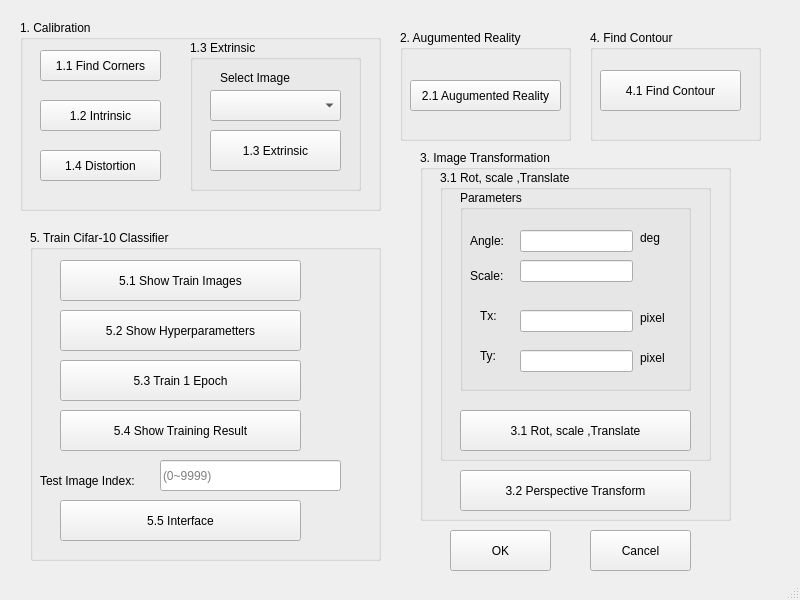
<?xml version="1.0" encoding="UTF-8"?>
<ui version="4.0">
 <class>MainWindow</class>
 <widget class="QMainWindow" name="MainWindow">
  <property name="geometry">
   <rect>
    <x>0</x>
    <y>0</y>
    <width>800</width>
    <height>600</height>
   </rect>
  </property>
  <property name="windowTitle">
   <string>MainWindow</string>
  </property>
  <widget class="QWidget" name="centralwidget">
   <widget class="QGroupBox" name="groupBox">
    <property name="geometry">
     <rect>
      <x>20</x>
      <y>20</y>
      <width>361</width>
      <height>191</height>
     </rect>
    </property>
    <property name="title">
     <string>1. Calibration</string>
    </property>
    <widget class="QPushButton" name="pushButton">
     <property name="geometry">
      <rect>
       <x>20</x>
       <y>30</y>
       <width>121</width>
       <height>31</height>
      </rect>
     </property>
     <property name="text">
      <string>1.1 Find Corners</string>
     </property>
    </widget>
    <widget class="QPushButton" name="pushButton_2">
     <property name="geometry">
      <rect>
       <x>20</x>
       <y>80</y>
       <width>121</width>
       <height>31</height>
      </rect>
     </property>
     <property name="text">
      <string>1.2 Intrinsic</string>
     </property>
    </widget>
    <widget class="QPushButton" name="pushButton_3">
     <property name="geometry">
      <rect>
       <x>20</x>
       <y>130</y>
       <width>121</width>
       <height>31</height>
      </rect>
     </property>
     <property name="text">
      <string>1.4 Distortion</string>
     </property>
    </widget>
    <widget class="QGroupBox" name="groupBox_6">
     <property name="geometry">
      <rect>
       <x>170</x>
       <y>20</y>
       <width>171</width>
       <height>151</height>
      </rect>
     </property>
     <property name="title">
      <string>1.3 Extrinsic</string>
     </property>
     <widget class="QComboBox" name="comboBox">
      <property name="geometry">
       <rect>
        <x>20</x>
        <y>50</y>
        <width>131</width>
        <height>31</height>
       </rect>
      </property>
     </widget>
     <widget class="QPushButton" name="pushButton_4">
      <property name="geometry">
       <rect>
        <x>20</x>
        <y>90</y>
        <width>131</width>
        <height>41</height>
       </rect>
      </property>
      <property name="text">
       <string>1.3 Extrinsic</string>
      </property>
     </widget>
     <widget class="QLabel" name="label_8">
      <property name="geometry">
       <rect>
        <x>30</x>
        <y>30</y>
        <width>101</width>
        <height>16</height>
       </rect>
      </property>
      <property name="text">
       <string>Select Image</string>
      </property>
     </widget>
    </widget>
   </widget>
   <widget class="QGroupBox" name="groupBox_3">
    <property name="geometry">
     <rect>
      <x>590</x>
      <y>30</y>
      <width>171</width>
      <height>111</height>
     </rect>
    </property>
    <property name="title">
     <string>4. Find Contour</string>
    </property>
    <widget class="QPushButton" name="pushButton_5">
     <property name="geometry">
      <rect>
       <x>10</x>
       <y>40</y>
       <width>141</width>
       <height>41</height>
      </rect>
     </property>
     <property name="text">
      <string>4.1 Find Contour</string>
     </property>
    </widget>
   </widget>
   <widget class="QGroupBox" name="groupBox_4">
    <property name="geometry">
     <rect>
      <x>420</x>
      <y>150</y>
      <width>311</width>
      <height>371</height>
     </rect>
    </property>
    <property name="title">
     <string>3. Image Transformation</string>
    </property>
    <widget class="QGroupBox" name="groupBox_8">
     <property name="geometry">
      <rect>
       <x>20</x>
       <y>20</y>
       <width>271</width>
       <height>291</height>
      </rect>
     </property>
     <property name="title">
      <string>3.1 Rot, scale ,Translate</string>
     </property>
     <widget class="QGroupBox" name="groupBox_9">
      <property name="geometry">
       <rect>
        <x>20</x>
        <y>20</y>
        <width>231</width>
        <height>201</height>
       </rect>
      </property>
      <property name="title">
       <string>Parameters</string>
      </property>
      <widget class="QLabel" name="label">
       <property name="geometry">
        <rect>
         <x>10</x>
         <y>30</y>
         <width>51</width>
         <height>41</height>
        </rect>
       </property>
       <property name="text">
        <string>Angle:</string>
       </property>
      </widget>
      <widget class="QLabel" name="label_2">
       <property name="geometry">
        <rect>
         <x>10</x>
         <y>70</y>
         <width>51</width>
         <height>31</height>
        </rect>
       </property>
       <property name="text">
        <string>Scale:</string>
       </property>
      </widget>
      <widget class="QLabel" name="label_3">
       <property name="geometry">
        <rect>
         <x>20</x>
         <y>110</y>
         <width>51</width>
         <height>31</height>
        </rect>
       </property>
       <property name="text">
        <string>Tx:</string>
       </property>
      </widget>
      <widget class="QLabel" name="label_4">
       <property name="geometry">
        <rect>
         <x>20</x>
         <y>150</y>
         <width>51</width>
         <height>31</height>
        </rect>
       </property>
       <property name="text">
        <string>Ty:</string>
       </property>
      </widget>
      <widget class="QLineEdit" name="lineEdit">
       <property name="geometry">
        <rect>
         <x>60</x>
         <y>40</y>
         <width>113</width>
         <height>22</height>
        </rect>
       </property>
      </widget>
      <widget class="QLineEdit" name="lineEdit_2">
       <property name="geometry">
        <rect>
         <x>60</x>
         <y>70</y>
         <width>113</width>
         <height>22</height>
        </rect>
       </property>
      </widget>
      <widget class="QLineEdit" name="lineEdit_3">
       <property name="geometry">
        <rect>
         <x>60</x>
         <y>120</y>
         <width>113</width>
         <height>22</height>
        </rect>
       </property>
      </widget>
      <widget class="QLineEdit" name="lineEdit_4">
       <property name="geometry">
        <rect>
         <x>60</x>
         <y>160</y>
         <width>113</width>
         <height>22</height>
        </rect>
       </property>
      </widget>
      <widget class="QLabel" name="label_5">
       <property name="geometry">
        <rect>
         <x>180</x>
         <y>40</y>
         <width>58</width>
         <height>15</height>
        </rect>
       </property>
       <property name="text">
        <string>deg</string>
       </property>
      </widget>
      <widget class="QLabel" name="label_6">
       <property name="geometry">
        <rect>
         <x>180</x>
         <y>120</y>
         <width>58</width>
         <height>15</height>
        </rect>
       </property>
       <property name="text">
        <string>pixel</string>
       </property>
      </widget>
      <widget class="QLabel" name="label_7">
       <property name="geometry">
        <rect>
         <x>180</x>
         <y>160</y>
         <width>58</width>
         <height>15</height>
        </rect>
       </property>
       <property name="text">
        <string>pixel</string>
       </property>
      </widget>
     </widget>
     <widget class="QPushButton" name="pushButton_7">
      <property name="geometry">
       <rect>
        <x>20</x>
        <y>240</y>
        <width>231</width>
        <height>41</height>
       </rect>
      </property>
      <property name="text">
       <string>3.1 Rot, scale ,Translate</string>
      </property>
     </widget>
    </widget>
    <widget class="QPushButton" name="pushButton_8">
     <property name="geometry">
      <rect>
       <x>40</x>
       <y>320</y>
       <width>231</width>
       <height>41</height>
      </rect>
     </property>
     <property name="text">
      <string>3.2 Perspective Transform</string>
     </property>
    </widget>
   </widget>
   <widget class="QGroupBox" name="groupBox_5">
    <property name="geometry">
     <rect>
      <x>30</x>
      <y>230</y>
      <width>351</width>
      <height>331</height>
     </rect>
    </property>
    <property name="title">
     <string>5. Train Cifar-10 Classifier</string>
    </property>
    <widget class="QPushButton" name="pushButton_11">
     <property name="geometry">
      <rect>
       <x>30</x>
       <y>80</y>
       <width>241</width>
       <height>41</height>
      </rect>
     </property>
     <property name="text">
      <string>5.2 Show Hyperparametters</string>
     </property>
    </widget>
    <widget class="QPushButton" name="pushButton_12">
     <property name="geometry">
      <rect>
       <x>30</x>
       <y>130</y>
       <width>241</width>
       <height>41</height>
      </rect>
     </property>
     <property name="text">
      <string>5.3 Train 1 Epoch</string>
     </property>
    </widget>
    <widget class="QPushButton" name="pushButton_13">
     <property name="geometry">
      <rect>
       <x>30</x>
       <y>180</y>
       <width>241</width>
       <height>41</height>
      </rect>
     </property>
     <property name="text">
      <string>5.4 Show Training Result</string>
     </property>
    </widget>
    <widget class="QPushButton" name="pushButton_14">
     <property name="geometry">
      <rect>
       <x>30</x>
       <y>270</y>
       <width>241</width>
       <height>41</height>
      </rect>
     </property>
     <property name="text">
      <string>5.5 Interface</string>
     </property>
    </widget>
    <widget class="QPushButton" name="pushButton_15">
     <property name="geometry">
      <rect>
       <x>30</x>
       <y>30</y>
       <width>241</width>
       <height>41</height>
      </rect>
     </property>
     <property name="text">
      <string>5.1 Show Train Images</string>
     </property>
    </widget>
    <widget class="QLabel" name="label_9">
     <property name="geometry">
      <rect>
       <x>10</x>
       <y>240</y>
       <width>111</width>
       <height>21</height>
      </rect>
     </property>
     <property name="text">
      <string>Test Image Index:</string>
     </property>
    </widget>
    <widget class="QLineEdit" name="lineEdit_5">
     <property name="geometry">
      <rect>
       <x>130</x>
       <y>230</y>
       <width>181</width>
       <height>31</height>
      </rect>
     </property>
     <property name="inputMask">
      <string/>
     </property>
     <property name="text">
      <string/>
     </property>
     <property name="maxLength">
      <number>4</number>
     </property>
     <property name="placeholderText">
      <string>(0~9999)</string>
     </property>
    </widget>
   </widget>
   <widget class="QGroupBox" name="groupBox_2">
    <property name="geometry">
     <rect>
      <x>400</x>
      <y>30</y>
      <width>171</width>
      <height>111</height>
     </rect>
    </property>
    <property name="title">
     <string>2. Augumented Reality</string>
    </property>
    <widget class="QPushButton" name="pushButton_6">
     <property name="geometry">
      <rect>
       <x>10</x>
       <y>50</y>
       <width>151</width>
       <height>31</height>
      </rect>
     </property>
     <property name="text">
      <string>2.1 Augumented Reality</string>
     </property>
    </widget>
   </widget>
   <widget class="QPushButton" name="pushButton_9">
    <property name="geometry">
     <rect>
      <x>450</x>
      <y>530</y>
      <width>101</width>
      <height>41</height>
     </rect>
    </property>
    <property name="text">
     <string>OK</string>
    </property>
   </widget>
   <widget class="QPushButton" name="pushButton_10">
    <property name="geometry">
     <rect>
      <x>590</x>
      <y>530</y>
      <width>101</width>
      <height>41</height>
     </rect>
    </property>
    <property name="text">
     <string>Cancel</string>
    </property>
   </widget>
  </widget>
  <widget class="QStatusBar" name="statusbar"/>
 </widget>
 <resources/>
 <connections/>
</ui>
